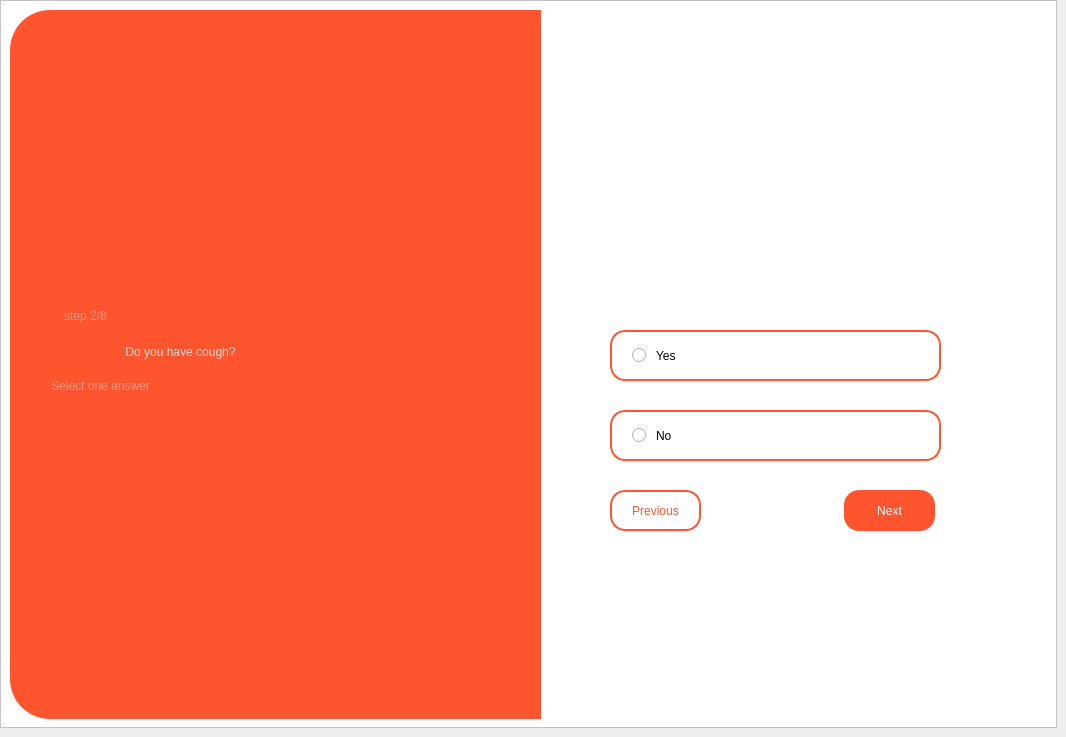
    <widget class="QWidget" name="q2">
     <widget class="QFrame" name="frame_4">
      <property name="geometry">
       <rect>
        <x>0</x>
        <y>0</y>
        <width>1057</width>
        <height>728</height>
       </rect>
      </property>
      <property name="styleSheet">
       <string notr="true">background-color: rgb(255, 255, 255);</string>
      </property>
      <property name="frameShape">
       <enum>QFrame::StyledPanel</enum>
      </property>
      <property name="frameShadow">
       <enum>QFrame::Raised</enum>
      </property>
      <widget class="QFrame" name="frame_5">
       <property name="geometry">
        <rect>
         <x>10</x>
         <y>10</y>
         <width>531</width>
         <height>709</height>
        </rect>
       </property>
       <property name="styleSheet">
        <string notr="true">background-color: rgb(255, 85, 46);
border-top-left-radius: 40px;
border-bottom-left-radius: 40px;</string>
       </property>
       <property name="frameShape">
        <enum>QFrame::StyledPanel</enum>
       </property>
       <property name="frameShadow">
        <enum>QFrame::Raised</enum>
       </property>
       <widget class="QLabel" name="label_9">
        <property name="geometry">
         <rect>
          <x>15</x>
          <y>306</y>
          <width>311</width>
          <height>71</height>
         </rect>
        </property>
        <property name="styleSheet">
         <string notr="true">font: 81 25pt &quot;Urbanist ExtraBold&quot;;
color: rgba(255, 255, 255, 200);
background-color: transparent;</string>
        </property>
        <property name="text">
         <string>Do you have cough?</string>
        </property>
        <property name="alignment">
         <set>Qt::AlignCenter</set>
        </property>
        <property name="wordWrap">
         <bool>true</bool>
        </property>
       </widget>
       <widget class="QLabel" name="label_10">
        <property name="geometry">
         <rect>
          <x>15</x>
          <y>280</y>
          <width>121</width>
          <height>51</height>
         </rect>
        </property>
        <property name="styleSheet">
         <string notr="true">font: 81 20pt &quot;Urbanist ExtraBold&quot;;
color: rgba(255, 255, 255, 100);
background-color: transparent;</string>
        </property>
        <property name="text">
         <string>step 2/8</string>
        </property>
        <property name="alignment">
         <set>Qt::AlignCenter</set>
        </property>
        <property name="wordWrap">
         <bool>true</bool>
        </property>
       </widget>
       <widget class="QLabel" name="label_11">
        <property name="geometry">
         <rect>
          <x>20</x>
          <y>360</y>
          <width>141</width>
          <height>31</height>
         </rect>
        </property>
        <property name="styleSheet">
         <string notr="true">font: 81 12pt &quot;Urbanist ExtraBold&quot;;
color: rgba(255, 255, 255, 100);
background-color: transparent;</string>
        </property>
        <property name="text">
         <string>Select one answer</string>
        </property>
        <property name="alignment">
         <set>Qt::AlignCenter</set>
        </property>
        <property name="wordWrap">
         <bool>true</bool>
        </property>
       </widget>
      </widget>
      <widget class="QRadioButton" name="radio3">
       <property name="geometry">
        <rect>
         <x>610</x>
         <y>330</y>
         <width>331</width>
         <height>51</height>
        </rect>
       </property>
       <property name="styleSheet">
        <string notr="true">QRadioButton{
border: 1.5px solid rgb(255, 85, 46);
border-radius: 15px;
spacing: 10px;
padding-left: 20px;
font: 81 10pt &quot;Urbanist ExtraBold&quot;;
}
QRadioButton::indicator:checked {
border-radius: 6px;
border: 4px solid rgb(255, 85, 46);
background-color: transparent;
}
QRadioButton:checked {
background-color: rgba(255, 85, 46, 40);
}
QRadioButton:hover {
background-color: rgba(255, 85, 46, 20);
}</string>
       </property>
       <property name="text">
        <string>Yes</string>
       </property>
      </widget>
      <widget class="QRadioButton" name="radio4">
       <property name="geometry">
        <rect>
         <x>610</x>
         <y>410</y>
         <width>331</width>
         <height>51</height>
        </rect>
       </property>
       <property name="styleSheet">
        <string notr="true">QRadioButton{
border: 1.5px solid rgb(255, 85, 46);
border-radius: 15px;
spacing: 10px;
padding-left: 20px;
font: 81 10pt &quot;Urbanist ExtraBold&quot;;
}
QRadioButton::indicator:checked {
border-radius: 6px;
border: 4px solid rgb(255, 85, 46);
background-color: transparent;
}
QRadioButton:checked {
background-color: rgba(255, 85, 46, 40);
}
QRadioButton:hover {
background-color: rgba(255, 85, 46, 20);
}</string>
       </property>
       <property name="text">
        <string>No</string>
       </property>
      </widget>
      <widget class="QPushButton" name="nextq2">
       <property name="geometry">
        <rect>
         <x>844</x>
         <y>490</y>
         <width>91</width>
         <height>41</height>
        </rect>
       </property>
       <property name="styleSheet">
        <string notr="true">QPushButton{
background-color: rgb(255, 85, 46);
border-radius: 15px;
color: rgb(255, 255, 255);
font: 87 9pt &quot;Urbanist Black&quot;;
}
QPushButton:hover{
background-color: rgba(255, 85, 46, 200);
}</string>
       </property>
       <property name="text">
        <string>Next</string>
       </property>
      </widget>
      <widget class="QLabel" name="label_12">
       <property name="geometry">
        <rect>
         <x>650</x>
         <y>70</y>
         <width>251</width>
         <height>231</height>
        </rect>
       </property>
       <property name="text">
        <string/>
       </property>
       <property name="pixmap">
        <pixmap resource="resources.qrc">:/assets/cough.png</pixmap>
       </property>
       <property name="scaledContents">
        <bool>true</bool>
       </property>
      </widget>
      <widget class="QPushButton" name="backq2">
       <property name="geometry">
        <rect>
         <x>610</x>
         <y>490</y>
         <width>91</width>
         <height>41</height>
        </rect>
       </property>
       <property name="styleSheet">
        <string notr="true">QPushButton{
background-color: rgb(255, 255, 255);
border-radius: 15px;
border: 2px solid rgb(255, 85, 46);
color: rgb(255, 85, 46);
font: 87 9pt &quot;Urbanist Black&quot;;
}
QPushButton:hover{
background-color: rgba(255, 85, 46, 50);
}</string>
       </property>
       <property name="text">
        <string>Previous</string>
       </property>
      </widget>
     </widget>
    </widget>
